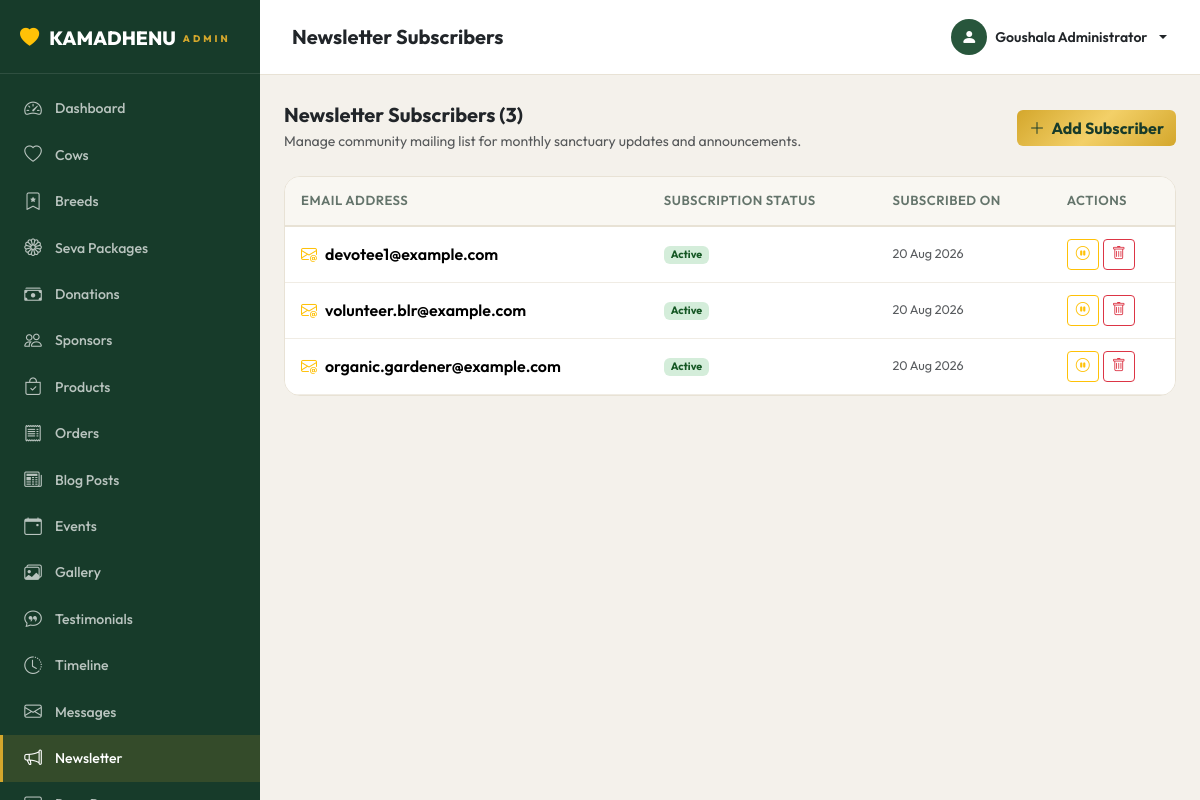
Page /admin/newsletter.php (signed in) on the committed database.
### tables this page shows
CREATE TABLE IF NOT EXISTS `newsletter_subscribers` (
  `id` INT AUTO_INCREMENT PRIMARY KEY,
  `email` VARCHAR(150) NOT NULL UNIQUE,
  `status` ENUM('Active', 'Unsubscribed') DEFAULT 'Active',
  `created_at` TIMESTAMP DEFAULT CURRENT_TIMESTAMP,
  INDEX `idx_newsletter_email` (`email`)
);

### includes/functions.php (called while the page is built, shortened)
<?php
function e(string $str): string {
    return htmlspecialchars($str, ENT_QUOTES | ENT_HTML5, 'UTF-8');
}
function formatDate(string $date, string $format = 'd M Y'): string {
    return date($format, strtotime($date));
}

### admin/newsletter.php (the view, shortened to what this page needs)
<?php
require_once __DIR__ . '/../includes/functions.php';
include __DIR__ . '/includes/admin_header.php';
$subs = $pdo->query("SELECT * FROM newsletter_subscribers ORDER BY created_at DESC")->fetchAll();
?>
<div class="d-flex justify-content-between align-items-center mb-4">
  <div>
    <h5 class="fw-bold mb-1">Newsletter Subscribers (<?= count($subs) ?>)</h5>
    <p class="text-muted small mb-0">Manage community mailing list for monthly sanctuary updates and announcements.</p>
  </div>
  <button class="btn btn-gold" data-bs-toggle="modal" data-bs-target="#subscriberModal">
    <i class="bi bi-plus-lg me-1"></i> Add Subscriber
  </button>
</div>
<div class="admin-table">
  <table class="table">
    <thead>
      <tr>
        <th>Email Address</th>
        <th>Subscription Status</th>
        <th>Subscribed On</th>
        <th>Actions</th>
      </tr>
    </thead>
    <tbody>
      <?php foreach ($subs as $s): ?>
      <tr>
        <td class="fw-semibold fs-6"><i class="bi bi-envelope-at me-2 text-warning"></i><?= e($s['email']) ?></td>
        <td>
          <span class="badge <?= $s['status']==='Active'?'badge-active':'badge-inactive' ?>">
            <?= e($s['status']) ?>
          </span>
        </td>
        <td><small class="text-muted"><?= formatDate($s['created_at']) ?></small></td>
        <td>
          <div class="d-flex gap-1">
            <?php if ($s['status'] === 'Active'): ?>
              <button class="btn btn-sm btn-outline-warning toggle-sub-btn" data-id="<?= $s['id'] ?>" data-status="Inactive" title="Unsubscribe">
                <i class="bi bi-pause-circle"></i>
              </button>
            <?php else: ?>
              <button class="btn btn-sm btn-outline-success toggle-sub-btn" data-id="<?= $s['id'] ?>" data-status="Active" title="Reactivate">
                <i class="bi bi-play-circle"></i>
              </button>
            <?php endif; ?>
            <button class="btn btn-sm btn-outline-danger delete-sub-btn" data-id="<?= $s['id'] ?>" data-email="<?= e($s['email']) ?>" title="Remove Email">
              <i class="bi bi-trash"></i>
            </button>
          </div>
        </td>
      </tr>
      <?php endforeach; ?>
    </tbody>
  </table>
</div>
<?php
include __DIR__ . '/includes/admin_footer.php';
?>

### assets/css/variables.css (style rules this page uses)
:root { --primary-dark: #173B2A; --forest-green: #28563C; --forest-green-light: #377352; --sacred-gold: #D4A72C; --sacred-gold-light: #F3D068; --sacred-gold-dark: #B3861B; --cream-bg: #FBF7ED; --cream-card: #FFFFFF; --dark-text: #243029; --muted-text: #64746B; --light-border: #E8E2D5; --border-gold: rgba(212, 167, 44, 0.35); --gold-gradient: linear-gradient(135deg, #D4A72C 0%, #F3D068 50%, #D4A72C 100%); --green-gradient: linear-gradient(135deg, #173B2A 0%, #28563C 100%); --hero-overlay: linear-gradient(180deg, rgba(0, 0, 0, 0.4) 0%, rgba(0, 0, 0, 0.65) 100%); --card-gradient: linear-gradient(180deg, rgba(255, 255, 255, 0.95) 0%, #FFFFFF 100%); --shadow-sm: 0 2px 8px rgba(23, 59, 42, 0.06); --shadow-md: 0 8px 24px rgba(23, 59, 42, 0.08); --shadow-lg: 0 16px 40px rgba(23, 59, 42, 0.12); --shadow-gold: 0 8px 24px rgba(212, 167, 44, 0.25); --shadow-hover: 0 20px 48px rgba(23, 59, 42, 0.15); --radius-sm: 8px; --radius-md: 16px; --radius-lg: 24px; --radius-pill: 50px; --font-heading: 'Outfit', 'Playfair Display', Georgia, serif; --font-body: 'Outfit', -apple-system, BlinkMacSystemFont, 'Segoe UI', Roboto, sans-serif; --font-serif: 'Playfair Display', serif; --transition-fast: 0.2s cubic-bezier(0.4, 0, 0.2, 1); --transition-normal: 0.35s cubic-bezier(0.4, 0, 0.2, 1); }

### assets/css/admin.css (style rules this page uses)
.admin-body { font-family: 'Outfit', sans-serif; background: #f4f1eb; margin: 0; min-height: 100vh; }
.admin-table { background: #fff; border-radius: 16px; border: 1px solid #e8e2d5; overflow: hidden; }
.admin-table .table { margin-bottom: 0; }
.admin-table .table thead th { background: #f9f7f2; border-bottom: 2px solid #e8e2d5; font-weight: 600; font-size: 0.82rem; color: #64746B; text-transform: uppercase; letter-spacing: 0.5px; padding: 14px 16px; }
.admin-table .table tbody td { padding: 12px 16px; vertical-align: middle; font-size: 0.9rem; border-bottom: 1px solid #f0ece4; }
.btn-gold { background: var(--gold-gradient, linear-gradient(135deg, #D4A72C, #F3D068, #D4A72C)); color: var(--primary-dark, #173B2A); border: 0; font-weight: 700; }
.badge-active { background: #d4edda; color: #155724; }

### rows in the picture
newsletter_subscribers: email "devotee1@example.com", status "Active", created_at "20 Aug 2026"
newsletter_subscribers: email "volunteer.blr@example.com", status "Active", created_at "20 Aug 2026"
newsletter_subscribers: email "organic.gardener@example.com", status "Active", created_at "20 Aug 2026"

### other values in the picture
$item['label'] "Dashboard"
$item['label'] "Cows"
$item['label'] "Breeds"
$item['label'] "Seva Packages"
$item['label'] "Donations"
$item['label'] "Sponsors"
$item['label'] "Products"
$item['label'] "Orders"
$item['label'] "Blog Posts"
$item['label'] "Events"
$item['label'] "Gallery"
$item['label'] "Testimonials"
$item['label'] "Timeline"
$item['label'] "Messages"
$item['label'] "Newsletter"
